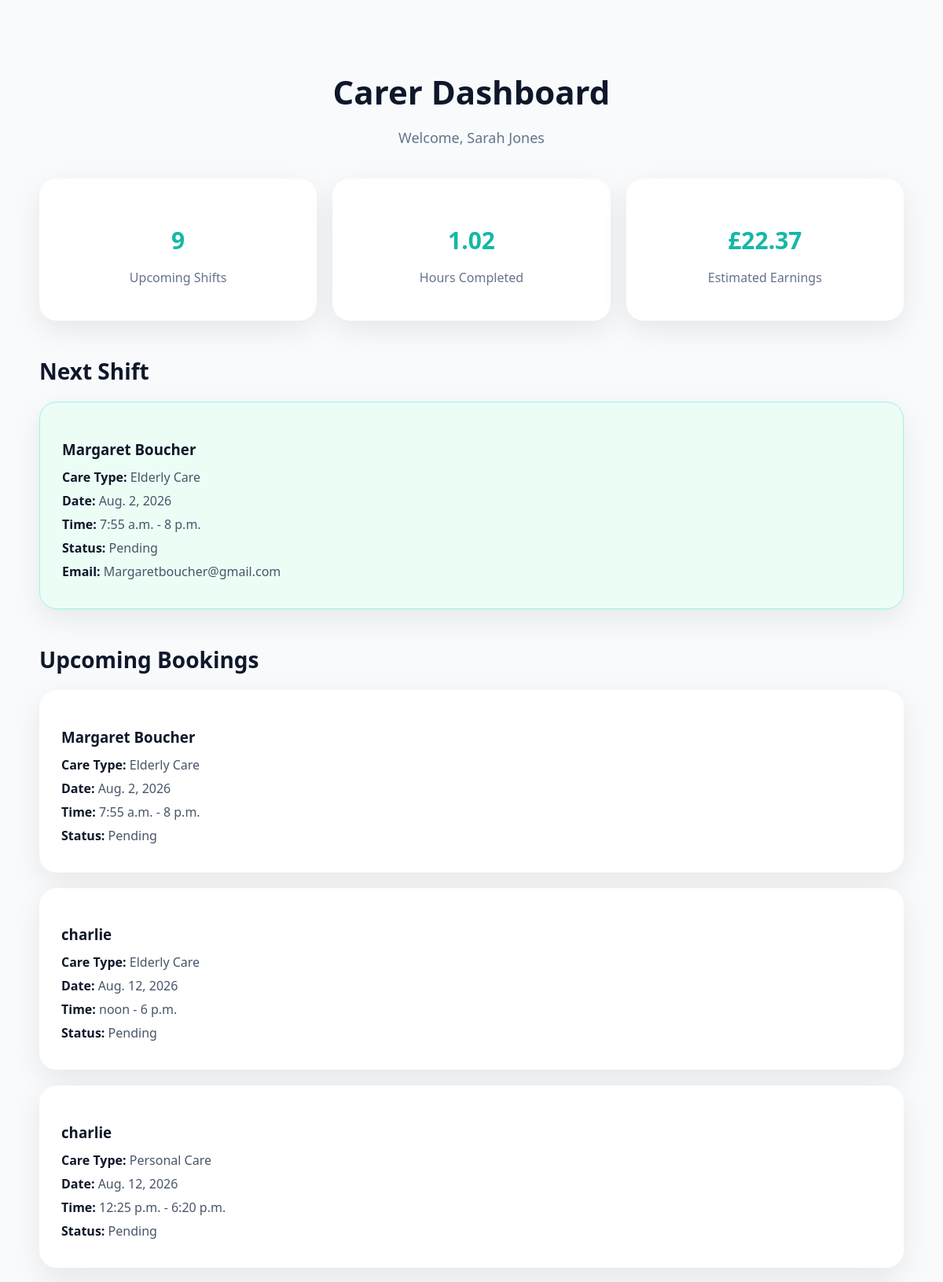
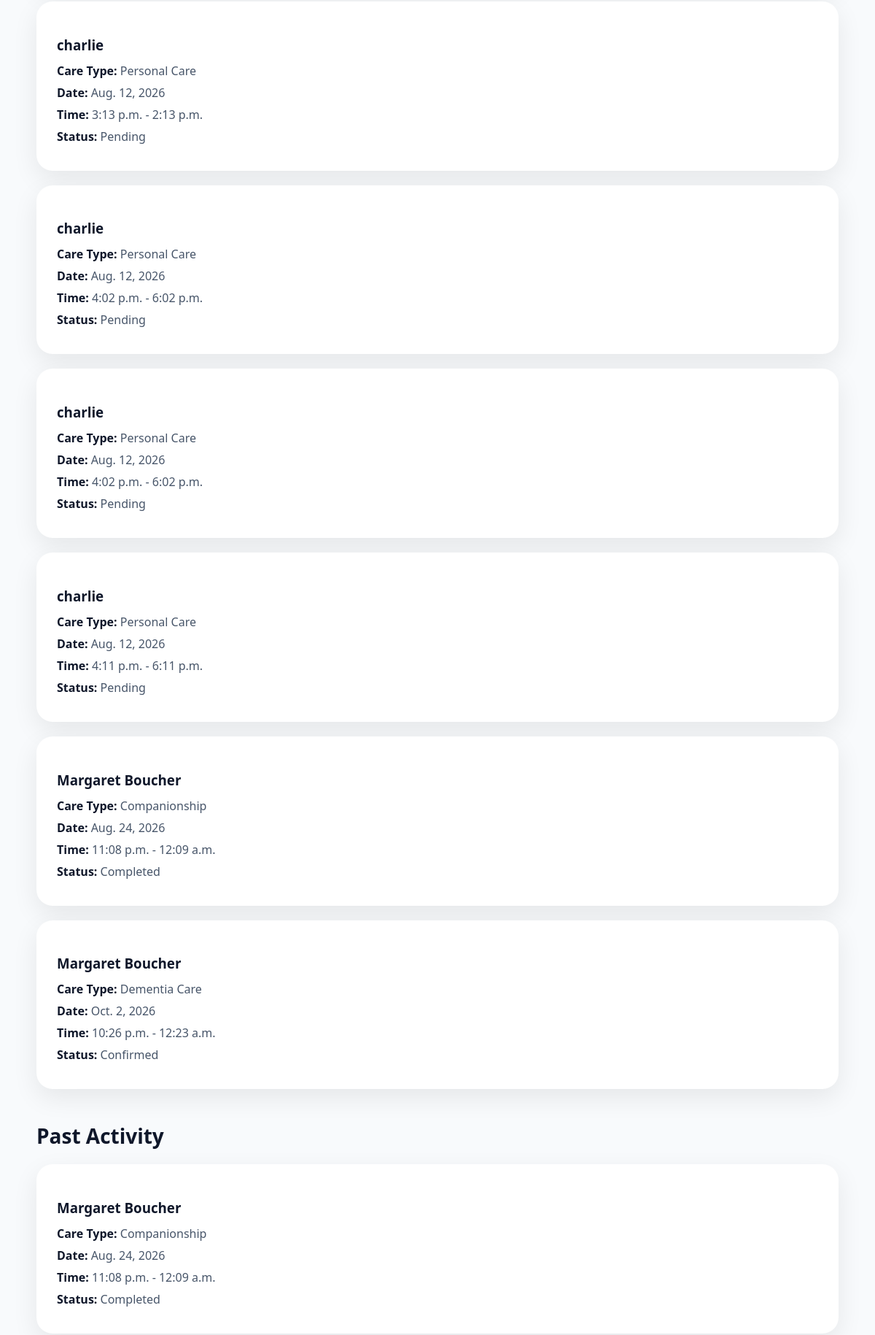
Screenshot of /carer-dashboard/ (signed in, upper part) with the database file from the repository (2 pictures, top to bottom).
### carers/models.py (models this page shows, shortened)
class Carer(models.Model):
    user = models.OneToOneField(
        User,
        on_delete=models.CASCADE,
        null=True,
        blank=True,
        related_name='carer_profile'
    )
    GENDER_CHOICES = (
        ('male', 'Male'),
        ('female', 'Female'),
    )
    CARE_TYPES = (
        ('Dementia Care', 'Dementia Care'),
        ('Personal Care', 'Personal Care'),
        ('Companionship', 'Companionship'),
        ('Overnight Care', 'Overnight Care'),
    )
    care_type = models.CharField(
        max_length=50,
        choices=CARE_TYPES,
        default='Personal Care'
    )
    full_name = models.CharField(max_length=100)
    photo = models.ImageField(
        upload_to='carers/',
        blank=True,
        null=True
    )
    gender = models.CharField(
        max_length=10,
        choices=GENDER_CHOICES,
        default='female'
    )
    postcode = models.CharField(max_length=20)
    experience_years = models.PositiveIntegerField()
    hourly_rate = models.DecimalField(
        max_digits=8,
        decimal_places=2
    )
    bio = models.TextField()
    dbs_verified = models.BooleanField(
        default=False
    )

### bookings/models.py (models this page shows, shortened)
class Booking(models.Model):
    CARE_TYPES = (
        ('elderly', 'Elderly Care'),
        ('dementia', 'Dementia Care'),
        ('personal', 'Personal Care'),
        ('overnight', 'Overnight Care'),
        ('companionship', 'Companionship'),
    )
    family = models.ForeignKey(
        User,
        on_delete=models.CASCADE,
        null=True,
        blank=True
    )
    client_name = models.CharField(max_length=100)
    client_email = models.EmailField()
    carer = models.ForeignKey(
        Carer,
        on_delete=models.CASCADE
    )
    care_type = models.CharField(
        max_length=50,
        choices=CARE_TYPES
    )
    booking_date = models.DateField()
    start_time = models.TimeField()
    end_time = models.TimeField()
    STATUS_CHOICES = (
    ('pending', 'Pending'),
    ('confirmed', 'Confirmed'),
    ('completed', 'Completed'),
    ('cancelled', 'Cancelled'),
    )
    status = models.CharField(
    max_length=20,
    choices=STATUS_CHOICES,
    default='pending'
    )
    created_at = models.DateTimeField(
        auto_now_add=True
    )

### carers/views.py (the view)
# urls.py: path('carer-dashboard/', carer_dashboard, name='carer_dashboard'),
@login_required
def carer_dashboard(request):
    carer = getattr(request.user, 'carer_profile', None)
    if carer is None:
        return render(
            request,
            'carers/not_a_carer.html'
        )
    today = date.today()
    upcoming_bookings = Booking.objects.filter(
        carer=carer,
        booking_date__gte=today
    ).order_by('booking_date', 'start_time')
    past_bookings = Booking.objects.filter(
    carer=carer,
    status='completed'
).order_by('-booking_date')
    total_hours = 0
    for booking in past_bookings:
        start_datetime = datetime.combine(
            booking.booking_date,
            booking.start_time
        )
        end_datetime = datetime.combine(
            booking.booking_date,
            booking.end_time
        )
        if end_datetime < start_datetime:
            end_datetime += timedelta(days=1)
        duration = end_datetime - start_datetime
        total_hours += duration.total_seconds() / 3600
    estimated_earnings = total_hours * float(carer.hourly_rate)
    next_booking = upcoming_bookings.first()
    return render(
        request,
        'carers/carer_dashboard.html',
        {
            'carer': carer,
            'next_booking': next_booking,
            'upcoming_bookings': upcoming_bookings,
            'past_bookings': past_bookings,
            'total_hours': round(total_hours, 2),
            'estimated_earnings': round(estimated_earnings, 2),
        }
    )

### carers/templates/carers/carer_dashboard.html (shortened to what this page needs)
<!DOCTYPE html>
<html>
<head>
</head>
<body>
<div class="dashboard">
    <div class="header">
        <h1>Carer Dashboard</h1>
        <p>Welcome, {{ carer.full_name }}</p>
    </div>
    <div class="stats">
        <div class="stat-card">
            <h3>{{ upcoming_bookings|length }}</h3>
            <p>Upcoming Shifts</p>
        </div>
        <div class="stat-card">
            <h3>{{ total_hours }}</h3>
            <p>Hours Completed</p>
        </div>
        <div class="stat-card">
            <h3>£{{ estimated_earnings }}</h3>
            <p>Estimated Earnings</p>
        </div>
    </div>
    <div class="section">
        <h2>Next Shift</h2>
        {% if next_booking %}
            <div class="booking-card next-shift">
                <h3>{{ next_booking.client_name }}</h3>
                <div class="booking-detail">
                    <strong>Care Type:</strong>
                    {{ next_booking.get_care_type_display }}
                </div>
                <div class="booking-detail">
                    <strong>Date:</strong>
                    {{ next_booking.booking_date }}
                </div>
                <div class="booking-detail">
                    <strong>Time:</strong>
                    {{ next_booking.start_time }} - {{ next_booking.end_time }}
                </div>
                <div class="booking-detail">
                    <strong>Status:</strong>
                    {{ next_booking.get_status_display }}
                </div>
                <div class="booking-detail">
                    <strong>Email:</strong>
                    {{ next_booking.client_email }}
                </div>
            </div>
        {% else %}
            <div class="empty">
                No upcoming shifts yet.
            </div>
        {% endif %}
    </div>
    <div class="section">
        <h2>Upcoming Bookings</h2>
        {% for booking in upcoming_bookings %}
            <div class="booking-card">
                <h3>{{ booking.client_name }}</h3>
                <div class="booking-detail">
                    <strong>Care Type:</strong>
                    {{ booking.get_care_type_display }}
                </div>
                <div class="booking-detail">
                    <strong>Date:</strong>
                    {{ booking.booking_date }}
                </div>
                <div class="booking-detail">
                    <strong>Time:</strong>
                    {{ booking.start_time }} - {{ booking.end_time }}
                </div>
                <div class="booking-detail">
                    <strong>Status:</strong>
                    {{ booking.get_status_display }}
                </div>
            </div>
        {% empty %}
            <div class="empty">
                No upcoming bookings.
            </div>
        {% endfor %}
    </div>
    <div class="section">
        <h2>Past Activity</h2>
        {% for booking in past_bookings %}
            <div class="booking-card">
                <h3>{{ booking.client_name }}</h3>
                <div class="booking-detail">
                    <strong>Care Type:</strong>
                    {{ booking.get_care_type_display }}
                </div>
                <div class="booking-detail">
                    <strong>Date:</strong>
                    {{ booking.booking_date }}
                </div>
                <div class="booking-detail">
                    <strong>Time:</strong>
                    {{ booking.start_time }} - {{ booking.end_time }}
                </div>
                <div class="booking-detail">
                    <strong>Status:</strong>
                    {{ booking.get_status_display }}
                </div>
            </div>
        {% empty %}
            <div class="empty">
                No past activity yet.
            </div>
        {% endfor %}
    </div>
</div>
</body>
</html>

### carers/templates/carers/carer_dashboard.html (style rules this page uses)
body { margin: 0; font-family: "Segoe UI", sans-serif; background: #f8fafc; color: #0f172a; }
.dashboard { max-width: 1100px; margin: auto; padding: 60px 20px; }
.header { text-align: center; margin-bottom: 40px; }
.header h1 { font-size: 42px; margin-bottom: 10px; }
.header p { color: #64748b; font-size: 18px; }
.stats { display: grid; grid-template-columns: repeat(auto-fit, minmax(220px, 1fr)); gap: 20px; margin-bottom: 40px; }
.stat-card { background: white; padding: 28px; border-radius: 22px; box-shadow: 0 12px 35px rgba(0,0,0,0.08); text-align: center; }
.stat-card h3 { font-size: 30px; color: #14b8a6; margin-bottom: 8px; }
.stat-card p { color: #64748b; }
.section { margin-top: 45px; }
.section h2 { margin-bottom: 20px; font-size: 28px; }
.booking-card { background: white; padding: 28px; border-radius: 22px; box-shadow: 0 12px 35px rgba(0,0,0,0.08); margin-bottom: 20px; }
.booking-card h3 { margin-bottom: 12px; }
.booking-detail { margin-bottom: 8px; color: #475569; }
.booking-detail strong { color: #0f172a; }
.next-shift { background: #ecfdf5; border: 1px solid #99f6e4; }

### rows the page displays
Carer: full_name "Sarah Jones"
Booking: client_name "Margaret Boucher", care_type "Elderly Care", booking_date "Aug. 2, 2026", start_time "7:55 a.m.", end_time "8 p.m.", status "Pending", client_email "Margaretboucher@gmail.com"
Booking: client_name "charlie", care_type "Elderly Care", booking_date "Aug. 12, 2026", start_time "noon", end_time "6 p.m.", status "Pending"
Booking: client_name "charlie", care_type "Personal Care", booking_date "Aug. 12, 2026", start_time "12:25 p.m.", end_time "6:20 p.m.", status "Pending"
Booking: client_name "charlie", care_type "Personal Care", booking_date "Aug. 12, 2026", start_time "3:13 p.m.", end_time "2:13 p.m.", status "Pending"
Booking: client_name "charlie", care_type "Personal Care", booking_date "Aug. 12, 2026", start_time "4:02 p.m.", end_time "6:02 p.m.", status "Pending"
Booking: client_name "charlie", care_type "Personal Care", booking_date "Aug. 12, 2026", start_time "4:02 p.m.", end_time "6:02 p.m.", status "Pending"
Booking: client_name "charlie", care_type "Personal Care", booking_date "Aug. 12, 2026", start_time "4:11 p.m.", end_time "6:11 p.m.", status "Pending"
Booking: client_name "Margaret Boucher", care_type "Companionship", booking_date "Aug. 24, 2026", start_time "11:08 p.m.", end_time "12:09 a.m.", status "Completed"
Booking: client_name "Margaret Boucher", care_type "Dementia Care", booking_date "Oct. 2, 2026", start_time "10:26 p.m.", end_time "12:23 a.m.", status "Confirmed"

### other values shown
{{ upcoming_bookings|length }} "9"
{{ total_hours }} "1.02"
{{ estimated_earnings }} "22.37"
